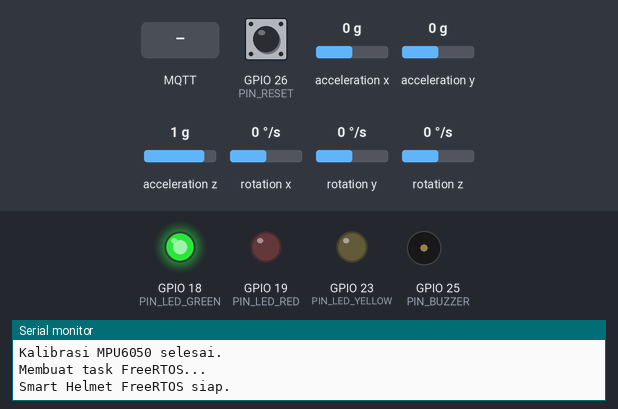
A sketch run on a simulated ESP32. On the bench: output pins drawn as LEDs (lit = HIGH), buzzer (waves = sounding), the last lines printed to the serial monitor. The inputs (shaded band) are chosen by the test bench; at power-on: GPIO 26 (PIN_RESET) HIGH, acceleration x 0 g, acceleration y 0 g, acceleration z 1 g, rotation x 0 °/s, rotation y 0 °/s, rotation z 0 °/s. WiFi joins after 1.5 s; servers stay silent unless stated; EEPROM starts erased; no MQTT or app messages arrive unless stated.

Above: at 3.7 s.
3.8 s: MQTT message "RESET_ALARM" arrives on the first subscribed topic
6.8 s: MQTT message "MODE_AUTO" arrives on the first subscribed topic
8.3 s: MQTT message "MODE_MANUAL" arrives on the first subscribed topic
9.8 s: MQTT message "ALARM_ON" arrives on the first subscribed topic
At 10.8 s:
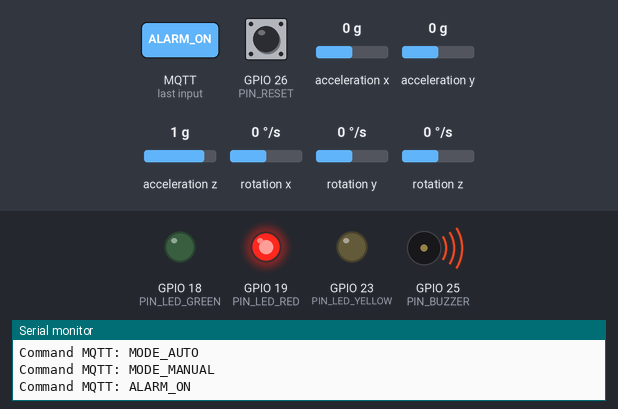
11.3 s: GPIO 26 (PIN_RESET) pulled LOW for 0.15 s
At 12.3 s:
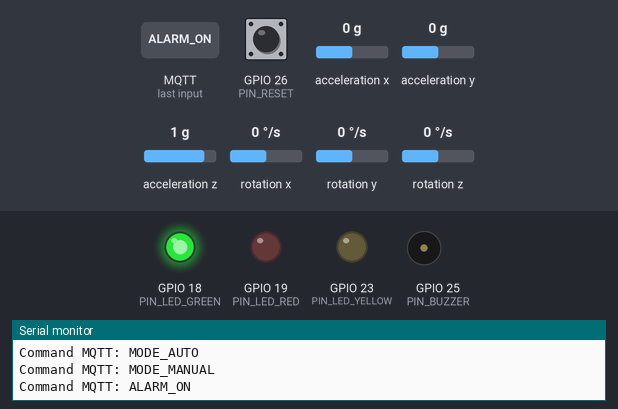
Timing chart, 0 to 13.9 s (numbered marks = the images above; inputs shaded):
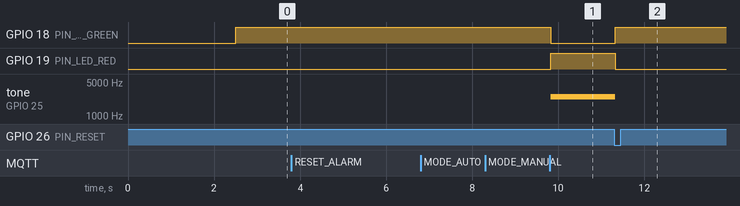

The sketch:

UAS-Helm.ino
```cpp
/*
  Pembagian FreeRTOS:

  Core 1:
  - SensorTask : membaca MPU6050
  - LogicTask  : mendeteksi warning, jatuh, dan risiko kecelakaan
  - OutputTask : mengatur LED, buzzer, dan tombol reset

  Core 0:
  - NetworkTask: WiFi, MQTT, telemetry, command, dan alert
*/

#include <WiFi.h>
#include <PubSubClient.h>
#include <ArduinoJson.h>
#include <Wire.h>
#include <MPU6050_light.h>
#include <Preferences.h> // Tambahan Library Preferences

#include "freertos/FreeRTOS.h"
#include "freertos/task.h"
#include "freertos/semphr.h"
#include "freertos/queue.h"

// =====================================================
// KONFIGURASI NVS & JARINGAN
// =====================================================

Preferences preferences;
String wifiSsid;
String wifiPassword;

const char* MQTT_HOST = "xxxxxxxx.cloud.shiftr.io";
const uint16_t MQTT_PORT = 1883;
const char* MQTT_USER = "xxxxxxxx";
const char* MQTT_PASS = "xxxxxxxxx";

const char* DEVICE_ID = "SHM-001";

// =====================================================
// PIN
// =====================================================

constexpr uint8_t PIN_BUZZER = 25;
constexpr uint8_t PIN_LED_GREEN = 18;
constexpr uint8_t PIN_LED_RED = 19;
constexpr uint8_t PIN_LED_YELLOW = 23;
constexpr uint8_t PIN_RESET = 26;

constexpr uint8_t MPU_SDA = 21;
constexpr uint8_t MPU_SCL = 22;

// =====================================================
// PARAMETER DETEKSI
// =====================================================

constexpr float WARNING_TILT_DEG = 55.0f;
constexpr float FALL_TILT_DEG = 70.0f;

constexpr float IMPACT_THRESHOLD_G = 2.5f;
constexpr float HARD_IMPACT_G = 3.5f;

constexpr float STILL_ACCEL_DELTA_G = 0.12f;
constexpr float STILL_GYRO_DPS = 12.0f;

constexpr uint32_t STILL_TIME_MS = 4000;
constexpr uint32_t SEND_INTERVAL = 500;
constexpr uint32_t HTTP_INTERVAL = 5000;
constexpr uint32_t WIFI_RETRY_MS = 5000;
constexpr uint32_t MQTT_RETRY_MS = 3000;

// =====================================================
// OBJEK
// =====================================================

MPU6050 mpu(Wire);

WiFiClient wifiClient;
PubSubClient mqtt(wifiClient);

String topicTelemetry;
String topicStatus;
String topicAlert;
String topicCommand;

// =====================================================
// STATUS SISTEM
// =====================================================

enum HelmetStatus {
  NORMAL,
  WARNING,
  FALL_DETECTED,
  ACCIDENT_RISK
};

struct SensorData {
  float axG;
  float ayG;
  float azG;

  float gx;
  float gy;
  float gz;

  float angleX;
  float angleY;
  float angleZ;

  float accelerationMagnitude;
  float gyroMagnitude;
  float tiltAngle;

  uint32_t updatedAt;
};

struct SystemState {
  HelmetStatus status;

  bool automaticMode;
  bool alarmLatched;
  bool impactPending;

  uint32_t impactAt;
};

struct AlertEvent {
  char name[48];
};

// =====================================================
// DATA BERSAMA ANTARTASK
// =====================================================

SensorData sensorData = {
  0.0f, 0.0f, 1.0f,
  0.0f, 0.0f, 0.0f,
  0.0f, 0.0f, 0.0f,
  1.0f, 0.0f, 0.0f,
  0
};

SystemState systemState = {
  NORMAL,
  true,
  false,
  false,
  0
};

SemaphoreHandle_t sensorMutex;
SemaphoreHandle_t stateMutex;

QueueHandle_t alertQueue;

// =====================================================
// TIMER NETWORK
// =====================================================

uint32_t lastWifiAttempt = 0;
uint32_t lastMqttAttempt = 0;
uint32_t lastTelemetryAt = 0;

// =====================================================
// HELPER
// =====================================================

const char* statusText(HelmetStatus status) {
  switch (status) {
    case NORMAL: return "NORMAL";
    case WARNING: return "WARNING";
    case FALL_DETECTED: return "FALL_DETECTED";
    case ACCIDENT_RISK: return "ACCIDENT_RISK";
    default: return "UNKNOWN";
  }
}

bool copySensorData(SensorData& destination) {
  if (xSemaphoreTake(sensorMutex, pdMS_TO_TICKS(20)) != pdTRUE) return false;
  destination = sensorData;
  xSemaphoreGive(sensorMutex);
  return true;
}

bool copySystemState(SystemState& destination) {
  if (xSemaphoreTake(stateMutex, pdMS_TO_TICKS(20)) != pdTRUE) return false;
  destination = systemState;
  xSemaphoreGive(stateMutex);
  return true;
}

void queueAlert(const char* eventName) {
  if (alertQueue == nullptr || eventName == nullptr) return;
  AlertEvent event{};
  strncpy(event.name, eventName, sizeof(event.name) - 1);
  event.name[sizeof(event.name) - 1] = '\0';

  if (xQueueSend(alertQueue, &event, 0) != pdTRUE) {
    Serial.printf("Queue alert penuh, event dilewati: %s\n", eventName);
  }
}

void resetAlarm(bool sendEvent = true) {
  if (xSemaphoreTake(stateMutex, pdMS_TO_TICKS(50)) == pdTRUE) {
    systemState.alarmLatched = false;
    systemState.impactPending = false;
    systemState.impactAt = 0;
    systemState.status = NORMAL;
    xSemaphoreGive(stateMutex);
  }
  if (sendEvent) {
    queueAlert("ALARM_RESET");
  }
}

// =====================================================
// MQTT CALLBACK
// =====================================================

void mqttCallback(char* topic, byte* payload, unsigned int length) {
  String message;
  message.reserve(length);
  for (unsigned int index = 0; index < length; index++) {
    message += static_cast<char>(payload[index]);
  }

  StaticJsonDocument<256> document;
  DeserializationError error = deserializeJson(document, message);
  String command = (!error) ? String(document["command"] | "") : message;

  command.trim();
  command.toUpperCase();

  Serial.printf("Command MQTT: %s\n", command.c_str());

  if (command == "RESET_ALARM") { resetAlarm(true); return; }

  if (command == "MODE_AUTO") {
    if (xSemaphoreTake(stateMutex, pdMS_TO_TICKS(50)) == pdTRUE) {
      systemState.automaticMode = true;
      systemState.alarmLatched = false;
      systemState.impactPending = false;
      systemState.status = NORMAL;
      xSemaphoreGive(stateMutex);
    }
    queueAlert("MODE_AUTO"); return;
  }

  if (command == "MODE_MANUAL") {
    if (xSemaphoreTake(stateMutex, pdMS_TO_TICKS(50)) == pdTRUE) {
      systemState.automaticMode = false;
      xSemaphoreGive(stateMutex);
    }
    queueAlert("MODE_MANUAL"); return;
  }

  if (command == "ALARM_ON") {
    bool manualMode = false;
    if (xSemaphoreTake(stateMutex, pdMS_TO_TICKS(50)) == pdTRUE) {
      manualMode = !systemState.automaticMode;
      if (manualMode) {
        systemState.alarmLatched = true;
        systemState.status = ACCIDENT_RISK;
      }
      xSemaphoreGive(stateMutex);
    }
    if (manualMode) queueAlert("MANUAL_ALARM_ON");
    return;
  }

  if (command == "ALARM_OFF") {
    bool manualMode = false;
    if (xSemaphoreTake(stateMutex, pdMS_TO_TICKS(50)) == pdTRUE) {
      manualMode = !systemState.automaticMode;
      xSemaphoreGive(stateMutex);
    }
    if (manualMode) resetAlarm(true);
    return;
  }

  queueAlert("UNKNOWN_COMMAND");
}

// =====================================================
// KONEKSI WIFI
// =====================================================

void maintainWiFi() {
  if (WiFi.status() == WL_CONNECTED) return;

  const uint32_t now = millis();
  if (now - lastWifiAttempt < WIFI_RETRY_MS) return;
  lastWifiAttempt = now;

  Serial.printf("Menghubungkan WiFi ke SSID: %s\n", wifiSsid.c_str());
  WiFi.mode(WIFI_STA);
  WiFi.disconnect();
  // Menggunakan SSID & Password dari NVS Preferences
  WiFi.begin(wifiSsid.c_str(), wifiPassword.c_str());
}

// =====================================================
// KONEKSI MQTT
// =====================================================

void maintainMQTT() {
  if (WiFi.status() != WL_CONNECTED || mqtt.connected()) return;

  const uint32_t now = millis();
  if (now - lastMqttAttempt < MQTT_RETRY_MS) return;
  lastMqttAttempt = now;

  String clientId = "ESP32-" + String(DEVICE_ID) + "-" + String(static_cast<uint32_t>(ESP.getEfuseMac()), HEX);
  Serial.printf("Menghubungkan MQTT sebagai %s...\n", clientId.c_str());

  if (mqtt.connect(clientId.c_str(), MQTT_USER, MQTT_PASS)) {
    Serial.println("MQTT terhubung.");
    mqtt.subscribe(topicCommand.c_str());
    queueAlert("DEVICE_CONNECTED");
  } else {
    Serial.printf("MQTT gagal, rc=%d\n", mqtt.state());
  }
}

// =====================================================
// PUBLISH ALERT
// =====================================================

void publishAlertNow(const char* eventName) {
  if (!mqtt.connected() || eventName == nullptr) return;

  SystemState stateSnapshot;
  if (!copySystemState(stateSnapshot)) return;

  StaticJsonDocument<256> document;
  document["device_id"] = DEVICE_ID;
  document["event"] = eventName;
  document["status"] = statusText(stateSnapshot.status);
  document["timestamp_ms"] = millis();

  char payload[256];
  if (serializeJson(document, payload, sizeof(payload)) > 0) {
    mqtt.publish(topicAlert.c_str(), payload, true);
  }
}

void processAlertQueue() {
  if (!mqtt.connected()) return;
  AlertEvent event{};
  while (xQueueReceive(alertQueue, &event, 0) == pdTRUE) {
    publishAlertNow(event.name);
  }
}

// =====================================================
// PUBLISH TELEMETRY
// =====================================================

void publishTelemetry() {
  if (!mqtt.connected()) return;
  SensorData sensorSnapshot;
  SystemState stateSnapshot;

  if (!copySensorData(sensorSnapshot) || !copySystemState(stateSnapshot)) return;

  StaticJsonDocument<768> document;
  document["device_id"] = DEVICE_ID;
  document["status"] = statusText(stateSnapshot.status);
  document["mode"] = stateSnapshot.automaticMode ? "AUTO" : "MANUAL";
  document["alarm"] = stateSnapshot.alarmLatched;
  document["tilt"] = roundf(sensorSnapshot.tiltAngle * 100.0f) / 100.0f;
  document["acceleration_g"] = roundf(sensorSnapshot.accelerationMagnitude * 100.0f) / 100.0f;

  JsonObject accelerometer = document.createNestedObject("accelerometer");
  accelerometer["x"] = roundf(sensorSnapshot.axG * 9.80665f * 100.0f) / 100.0f;
  accelerometer["y"] = roundf(sensorSnapshot.ayG * 9.80665f * 100.0f) / 100.0f;
  accelerometer["z"] = roundf(sensorSnapshot.azG * 9.80665f * 100.0f) / 100.0f;

  JsonObject accelerometerG = document.createNestedObject("accelerometer_g");
  accelerometerG["x"] = roundf(sensorSnapshot.axG * 100.0f) / 100.0f;
  accelerometerG["y"] = roundf(sensorSnapshot.ayG * 100.0f) / 100.0f;
  accelerometerG["z"] = roundf(sensorSnapshot.azG * 100.0f) / 100.0f;

  JsonObject gyroscope = document.createNestedObject("gyroscope");
  gyroscope["x"] = roundf(sensorSnapshot.gx * 100.0f) / 100.0f;
  gyroscope["y"] = roundf(sensorSnapshot.gy * 100.0f) / 100.0f;
  gyroscope["z"] = roundf(sensorSnapshot.gz * 100.0f) / 100.0f;

  JsonObject angles = document.createNestedObject("angles");
  angles["x"] = roundf(sensorSnapshot.angleX * 100.0f) / 100.0f;
  angles["y"] = roundf(sensorSnapshot.angleY * 100.0f) / 100.0f;
  angles["z"] = roundf(sensorSnapshot.angleZ * 100.0f) / 100.0f;

  document["rssi"] = WiFi.RSSI();
  document["uptime_ms"] = millis();

  char payload[768];
  if (serializeJson(document, payload, sizeof(payload)) > 0) {
    mqtt.publish(topicTelemetry.c_str(), payload, false);
    mqtt.publish(topicStatus.c_str(), statusText(stateSnapshot.status), true);
  }
}

// =====================================================
// TASK 1 — SENSOR MPU6050
// =====================================================

void SensorTask(void* parameter) {
  TickType_t lastWakeTime = xTaskGetTickCount();
  const TickType_t interval = pdMS_TO_TICKS(10);

  while (true) {
    mpu.update();
    SensorData newData{};
    newData.axG = mpu.getAccX();
    newData.ayG = mpu.getAccY();
    newData.azG = mpu.getAccZ();
    newData.gx = mpu.getGyroX();
    newData.gy = mpu.getGyroY();
    newData.gz = mpu.getGyroZ();
    newData.angleX = mpu.getAngleX();
    newData.angleY = mpu.getAngleY();
    newData.angleZ = mpu.getAngleZ();

    newData.accelerationMagnitude = sqrtf(newData.axG * newData.axG + newData.ayG * newData.ayG + newData.azG * newData.azG);
    newData.gyroMagnitude = sqrtf(newData.gx * newData.gx + newData.gy * newData.gy + newData.gz * newData.gz);
    newData.tiltAngle = max(fabsf(newData.angleX), fabsf(newData.angleY));
    newData.updatedAt = millis();

    if (xSemaphoreTake(sensorMutex, pdMS_TO_TICKS(10)) == pdTRUE) {
      sensorData = newData;
      xSemaphoreGive(sensorMutex);
    }
    vTaskDelayUntil(&lastWakeTime, interval);
  }
}

// =====================================================
// TASK 2 — LOGIKA DETEKSI
// =====================================================

void LogicTask(void* parameter) {
  TickType_t lastWakeTime = xTaskGetTickCount();
  const TickType_t interval = pdMS_TO_TICKS(20);

  while (true) {
    SensorData sensorSnapshot;
    if (!copySensorData(sensorSnapshot)) {
      vTaskDelayUntil(&lastWakeTime, interval);
      continue;
    }

    HelmetStatus previousStatus = NORMAL, newStatus = NORMAL;
    bool statusChanged = false, accidentDetected = false;

    if (xSemaphoreTake(stateMutex, pdMS_TO_TICKS(20)) == pdTRUE) {
      previousStatus = systemState.status;

      if (systemState.automaticMode) {
        const bool hardImpact = sensorSnapshot.accelerationMagnitude >= HARD_IMPACT_G;
        const bool impact = sensorSnapshot.accelerationMagnitude >= IMPACT_THRESHOLD_G;
        const bool extremeTilt = sensorSnapshot.tiltAngle >= FALL_TILT_DEG;
        const bool warningTilt = sensorSnapshot.tiltAngle >= WARNING_TILT_DEG;

        if (hardImpact || (impact && extremeTilt)) {
          systemState.impactPending = true;
          systemState.impactAt = millis();
          systemState.status = FALL_DETECTED;
          systemState.alarmLatched = true;
        } else if (impact || extremeTilt) {
          systemState.status = FALL_DETECTED;
          systemState.alarmLatched = true;
        } else if (warningTilt && !systemState.alarmLatched) {
          systemState.status = WARNING;
        } else if (!systemState.alarmLatched) {
          systemState.status = NORMAL;
        }

        if (systemState.impactPending && millis() - systemState.impactAt >= STILL_TIME_MS) {
          const bool accelerationStill = fabsf(sensorSnapshot.accelerationMagnitude - 1.0f) <= STILL_ACCEL_DELTA_G;
          const bool gyroStill = sensorSnapshot.gyroMagnitude <= STILL_GYRO_DPS;

          if (accelerationStill && gyroStill) {
            systemState.status = ACCIDENT_RISK;
            systemState.alarmLatched = true;
            accidentDetected = true;
          }
          systemState.impactPending = false;
        }
      }

      newStatus = systemState.status;
      statusChanged = newStatus != previousStatus;
      xSemaphoreGive(stateMutex);
    }

    if (accidentDetected) queueAlert("ACCIDENT_RISK_DETECTED");
    else if (statusChanged) {
      switch (newStatus) {
        case NORMAL: queueAlert("STATUS_NORMAL"); break;
        case WARNING: queueAlert("WARNING_DETECTED"); break;
        case FALL_DETECTED: queueAlert("FALL_DETECTED"); break;
        case ACCIDENT_RISK: queueAlert("ACCIDENT_RISK_DETECTED"); break;
      }
    }
    vTaskDelayUntil(&lastWakeTime, interval);
  }
}

// =====================================================
// TASK 3 — LED, BUZZER, BUTTON
// =====================================================

void OutputTask(void* parameter) {
  TickType_t lastWakeTime = xTaskGetTickCount();
  const TickType_t interval = pdMS_TO_TICKS(25);
  uint32_t lastButtonAt = 0;

  while (true) {
    SystemState stateSnapshot;
    if (copySystemState(stateSnapshot)) {
      digitalWrite(PIN_LED_GREEN, LOW);
      digitalWrite(PIN_LED_YELLOW, LOW);
      digitalWrite(PIN_LED_RED, LOW);

      if (stateSnapshot.alarmLatched || stateSnapshot.status == FALL_DETECTED || stateSnapshot.status == ACCIDENT_RISK) {
        digitalWrite(PIN_LED_RED, HIGH);
        tone(PIN_BUZZER, 2500);
      } else if (stateSnapshot.status == WARNING) {
        digitalWrite(PIN_LED_YELLOW, HIGH);
        if ((millis() / 500) % 2 == 0) tone(PIN_BUZZER, 1500);
        else noTone(PIN_BUZZER);
      } else {
        digitalWrite(PIN_LED_GREEN, HIGH);
        noTone(PIN_BUZZER);
      }
    }

    if (digitalRead(PIN_RESET) == LOW && millis() - lastButtonAt > 500) {
      lastButtonAt = millis();
      resetAlarm(true);
    }
    vTaskDelayUntil(&lastWakeTime, interval);
  }
}

// =====================================================
// TASK 4 — WIFI, MQTT, HTTP
// =====================================================

void NetworkTask(void* parameter) {
  while (true) {
    maintainWiFi();
    if (WiFi.status() == WL_CONNECTED) maintainMQTT();
    if (mqtt.connected()) {
      mqtt.loop();
      processAlertQueue();
    }
    const uint32_t now = millis();
    if (now - lastTelemetryAt >= SEND_INTERVAL) {
      lastTelemetryAt = now;
      publishTelemetry();
    }
    vTaskDelay(pdMS_TO_TICKS(10));
  }
}

// =====================================================
// SETUP
// =====================================================

void setup() {
  Serial.begin(115200);
  delay(500);

  // --- INISIALISASI PREFERENCES ---
  preferences.begin("wifi_config", false);

  // Ambil SSID dan Password dari memori ESP32, berikan nilai default "Munyenyo" dan "jangkrik" jika tidak ditemukan
  wifiSsid = preferences.getString("ssid", "Munyenyo");
  wifiPassword = preferences.getString("password", "jangkrik");

  Serial.println("Memuat konfigurasi WiFi NVS...");
  Serial.printf("Target SSID: %s\n", wifiSsid.c_str());
  // --------------------------------

  pinMode(PIN_BUZZER, OUTPUT);
  pinMode(PIN_LED_GREEN, OUTPUT);
  pinMode(PIN_LED_RED, OUTPUT);
  pinMode(PIN_LED_YELLOW, OUTPUT);
  pinMode(PIN_RESET, INPUT_PULLUP);

  digitalWrite(PIN_LED_GREEN, LOW);
  digitalWrite(PIN_LED_YELLOW, LOW);
  digitalWrite(PIN_LED_RED, LOW);
  noTone(PIN_BUZZER);

  sensorMutex = xSemaphoreCreateMutex();
  stateMutex = xSemaphoreCreateMutex();
  alertQueue = xQueueCreate(12, sizeof(AlertEvent));

  if (sensorMutex == nullptr || stateMutex == nullptr || alertQueue == nullptr) {
    Serial.println("Gagal membuat resource FreeRTOS.");
    while (true) {
      digitalWrite(PIN_LED_RED, !digitalRead(PIN_LED_RED));
      delay(300);
    }
  }

  Wire.begin(MPU_SDA, MPU_SCL);
  byte mpuStatus = mpu.begin();

  if (mpuStatus != 0) {
    Serial.println("MPU6050 tidak ditemukan. Periksa wiring.");
    while (true) {
      digitalWrite(PIN_LED_RED, !digitalRead(PIN_LED_RED));
      delay(300);
    }
  }

  Serial.println("Jangan gerakkan helm. Kalibrasi MPU6050...");
  delay(1000);
  mpu.calcOffsets(true, true);
  Serial.println("Kalibrasi MPU6050 selesai.");

  topicTelemetry = "smarthelmet/" + String(DEVICE_ID) + "/telemetry";
  topicStatus = "smarthelmet/" + String(DEVICE_ID) + "/status";
  topicAlert = "smarthelmet/" + String(DEVICE_ID) + "/alert";
  topicCommand = "smarthelmet/" + String(DEVICE_ID) + "/command";

  mqtt.setServer(MQTT_HOST, MQTT_PORT);
  mqtt.setCallback(mqttCallback);
  mqtt.setBufferSize(1024);
  mqtt.setKeepAlive(30);
  mqtt.setSocketTimeout(3);

  WiFi.mode(WIFI_STA);

  Serial.println("Membuat task FreeRTOS...");

  BaseType_t sensorTaskResult = xTaskCreatePinnedToCore(SensorTask, "SensorTask", 4096, nullptr, 4, nullptr, 1);
  BaseType_t logicTaskResult = xTaskCreatePinnedToCore(LogicTask, "LogicTask", 4096, nullptr, 3, nullptr, 1);
  BaseType_t outputTaskResult = xTaskCreatePinnedToCore(OutputTask, "OutputTask", 3072, nullptr, 2, nullptr, 1);
  BaseType_t networkTaskResult = xTaskCreatePinnedToCore(NetworkTask, "NetworkTask", 8192, nullptr, 2, nullptr, 0);

  if (sensorTaskResult != pdPASS || logicTaskResult != pdPASS || outputTaskResult != pdPASS || networkTaskResult != pdPASS) {
    Serial.println("Salah satu task FreeRTOS gagal dibuat.");
    while (true) {
      digitalWrite(PIN_LED_RED, !digitalRead(PIN_LED_RED));
      delay(300);
    }
  }

  Serial.println("Smart Helmet FreeRTOS siap.");
}

void loop() {
  vTaskDelay(pdMS_TO_TICKS(1000));
}
```

Measured:
- after the input at 9.8 s, GPIO 18 (PIN_LED_GREEN): HIGH → LOW at once; GPIO 19 (PIN_LED_RED): LOW → HIGH at once; tone on GPIO 25 (PIN_BUZZER): silent → 2500 Hz at once
- after the input at 11.3 s, GPIO 18 (PIN_LED_GREEN): LOW → HIGH at once; GPIO 19 (PIN_LED_RED): HIGH → LOW at once; tone on GPIO 25 (PIN_BUZZER): 2500 Hz → silent at once
